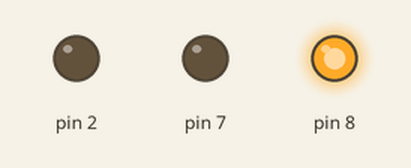
Recording of a sketch running on a simulated Arduino Uno, built with avr-gcc and run on an emulated ATmega328P. Shown: output pins drawn as LEDs (lit = HIGH).

Above: at 0.5 s.
At 1.5 s:
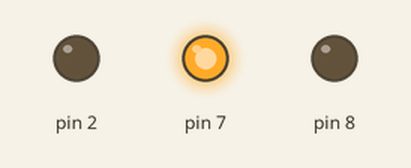
At 5.5 s:
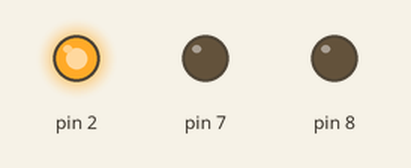
Timing chart, 0 to 6.9 s (numbered marks = the images above):
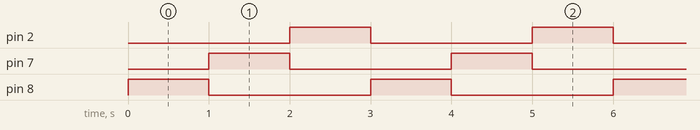

Measured:
- by itself, pin 2, pin 7, pin 8: alternates HIGH for 1.0 s and LOW for 2.0 s
- by itself, everything shown: repeats every 3.0 s, in 4 steps

The sketch:

Traffic_lights.ino
```cpp
void setup() {
  // put your setup code here, to run once:

 pinMode(2,OUTPUT);
 pinMode(7,OUTPUT);
 pinMode(8,OUTPUT);

}

void loop() {
  // put your main code here, to run repeatedly:
digitalWrite(8,HIGH);
delay(1000);
digitalWrite(8,LOW);
digitalWrite(7,HIGH);
delay(1000);
digitalWrite(7,LOW);
digitalWrite(2,HIGH);
delay(1000);
digitalWrite(2,LOW);
}
```
